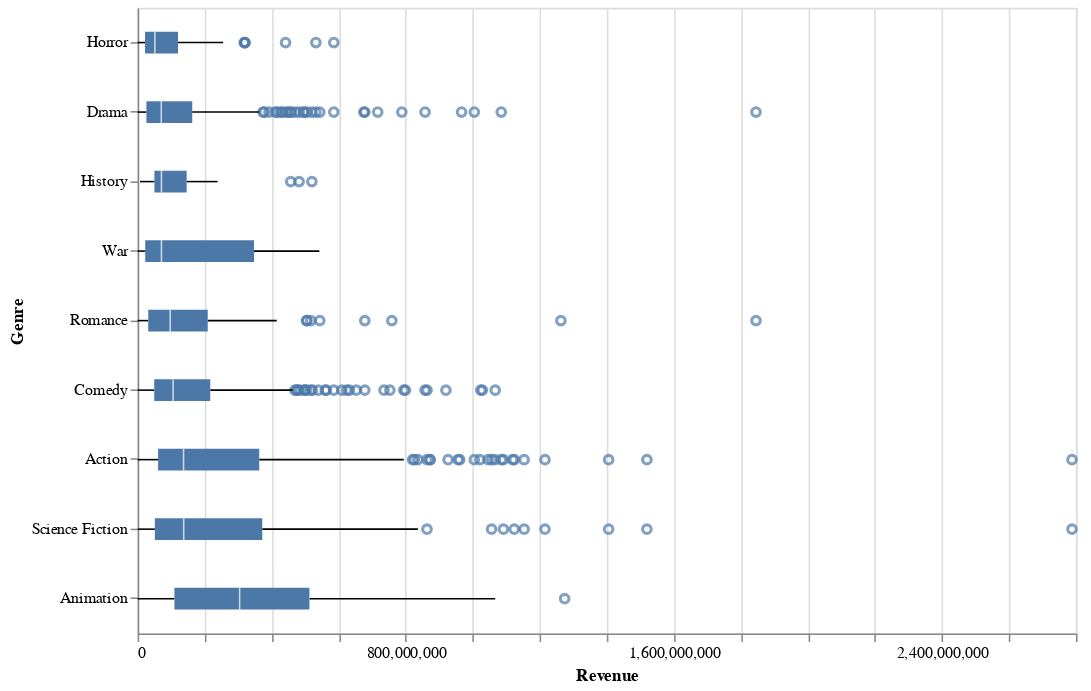

The cell this chart's notebook holds for it:
### Markdown cell above
<div class="alert alert-info" style="color:black">

### Question 3.1
rubric={viz:1,accuracy:1}

<h4>Python</h4>
<p>Lots of interesting variation in the histograms above! I wonder if some of it can be explained by movie genre or which studio made the film… This could be valuable information for Bestify™ so let’s find out!</p>
<p>We’ll start with the movie genres. If you look at the data frame, you can see that each film has multiple genres in a list. This is not ideal and mean we must make a decision if we are counting the film once per genre or once overall. Since we have no information about which is the main genres, I suggest we go ahead and count it once per genre. In order to do this we need to replicate each row once per genre in the genres column. Luckily there is a pandas method called <code>explode</code> for exactly this. I have already done the necessary wrangling here, but please view the df so that you understand what happens and <a href="https://pandas.pydata.org/pandas-docs/stable/reference/api/pandas.DataFrame.explode.html">check out pandas doc for a simpler example</a>.</p>
<ol>
<li>Use this new dataframe and create multiple boxplots inside a single figure by have genres on the y-axis and revenue on the x axis.</li>
<li>Boxplots can only be sorted by passing an explicit list of the sort column, in this case the genres. I want you to sort the genres by median revenue, so that the median lines of the box plot are nicely sorted. I have given you a skeleton below where you can fill in the blanks, but you are also free to do it your own way. In the en you need a list that you can pass to <code>sort</code> inside <code>alt.Y()</code>.</li>
</ol>
<p>Once you have made the boxplot, you will see some interesting outliers. Remember that you can view what films these are by setting <code>tooltip='title'</code>, enjoy exploring!</p>
    
</div>

### Code cell
import altair as alt
# Uncomment and run these lines
boom_genres = df.explode('genres')
#Sorting by revenue because it is all about the money, money, money...
genres_by_revenue = boom_genres.groupby('genres')['revenue'].median().sort_values().index.tolist()

# YOUR ANSWER GOES HERE 
box = alt.Chart(boom_genres).mark_boxplot().encode(
    y=alt.Y("genres:N", sort=genres_by_revenue, title="Genre"),
    x=alt.X("revenue:Q", title="Revenue"),
    tooltip="title:N"
).properties(
    width=600,
    height=400
)
box

### Figure 1 — Vega-Lite specification as saved in the notebook (floating-point values rounded to 4 significant figures; data arrays with more than 128 entries replaced by an {"elided": "..."} marker saying what was removed)
{"config": {"view": {"continuousWidth": 300, "continuousHeight": 300}}, "data": {"name": "data-f0b083387ff70b3b327c03e469bdaf24"}, "mark": {"type": "boxplot"}, "encoding": {"tooltip": {"field": "title", "type": "nominal"}, "x": {"field": "revenue", "title": "Revenue", "type": "quantitative"}, "y": {"field": "genres", "sort": ["Horror", "Drama", "History", "War", "Romance", "Comedy", "Action", "Science Fiction", "Animation"], "title": "Genre", "type": "nominal"}}, "height": 400, "width": 600, "$schema": "https://vega.github.io/schema/vega-lite/v6.1.0.json", "datasets": {"data-f0b083387ff70b3b327c03e469bdaf24": {"elided": "1669 records"}}}
